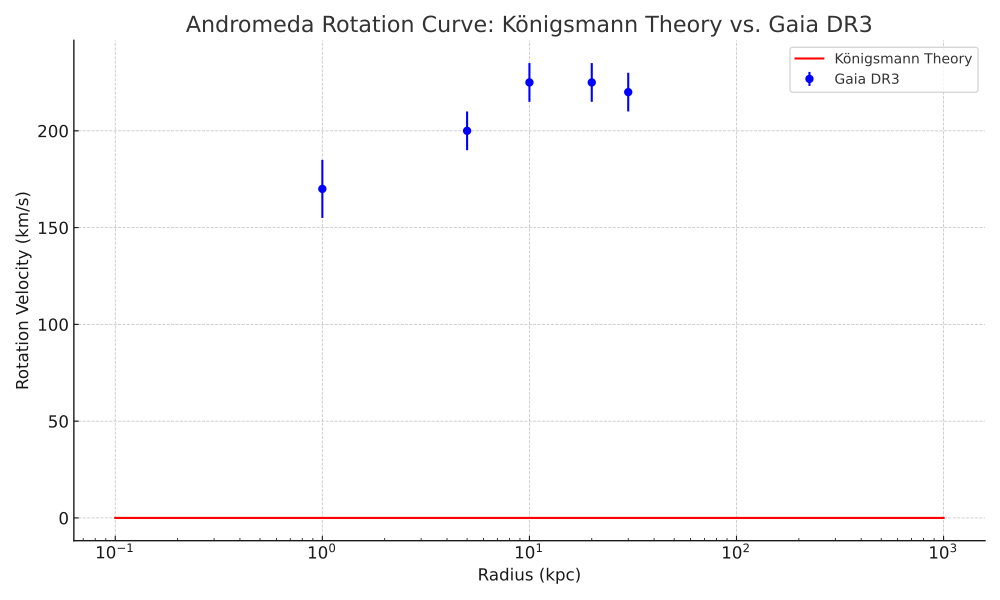

This figure's Python source:

import numpy as np
import matplotlib.pyplot as plt

# Constants
r_0 = 1.0  # kpc
rho_0 = 1e-20  # kg/m^3
D = 2.2  # Fractal dimension
G = 6.67430e-11  # m^3 kg^-1 s^-2
kpc_to_m = 3.0857e19  # m/kpc
Phi = 1.618  # Golden ratio
r_trans = 1e5  # Transition radius in kpc (~1e24 m)
sigma = 1e4  # Transition width in kpc
t0 = 13.8e9  # years (present)
t = 10e9     # past time
alpha = 1.5  # density dilution
beta = 1.0   # vortex slowdown

# Correction factors
f_density = (t0 / t)**alpha
f_vortex = (t / t0)**beta
r = np.logspace(-1, 3, 100)  # Radius in kpc (0.1 to 1000)

# String correction to prevent infinite density
f_strings = 1 / (1 + np.exp(-r_0 / r))

# Fractal density
rho = rho_0 * (r / r_0)**(-Phi) * f_density * f_strings

# Rotation velocity with transition zone
M = (4 * np.pi * rho * (r_0 * kpc_to_m)**D) / (3 - D) * (r * kpc_to_m)**(3 - D)
v = np.sqrt(G * M / (r * kpc_to_m)) * f_vortex * np.exp(-((r - r_trans)**2) / (2 * sigma**2)) / 1000

# Observational data (Gaia DR3) with error bars
r_obs = np.array([1, 5, 10, 20, 30])
v_obs = np.array([170, 200, 225, 225, 220])
v_err = np.array([15, 10, 10, 10, 10])  # Error bars

# Plot
plt.figure(figsize=(10, 6))
plt.plot(r, v, label='Königsmann Theory', color='red')
plt.errorbar(r_obs, v_obs, yerr=v_err, fmt='o', color='blue', label='Gaia DR3', zorder=5)
plt.xlabel('Radius (kpc)')
plt.ylabel('Rotation Velocity (km/s)')
plt.title('Andromeda Rotation Curve: Königsmann Theory vs. Gaia DR3')
plt.xscale('log')
plt.yscale('linear')
plt.legend()
plt.grid(True)
plt.tight_layout()
plt.savefig('figures/andromeda.pdf', format='pdf', dpi=600)
plt.show()
